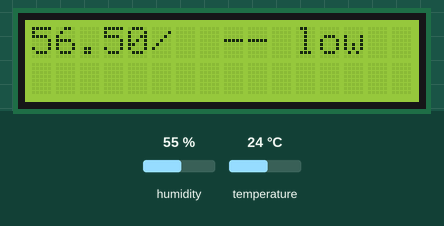
This sketch was run on a simulated Arduino Uno, built with avr-gcc and run on an emulated ATmega328P. Shown: 16×2 character LCD. Inputs (shaded band) come from the test bench; at power-on: temperature 24 °C, humidity 55 %.

Above: at 1.2 s.
1.3 s: temperature set to 41 °C
At 2.5 s:
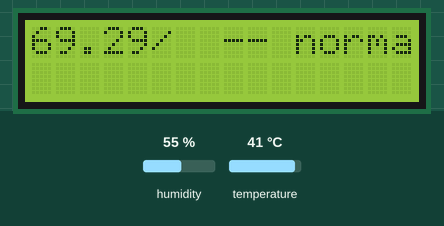
4.0 s: humidity set to 22 %
At 5.5 s:
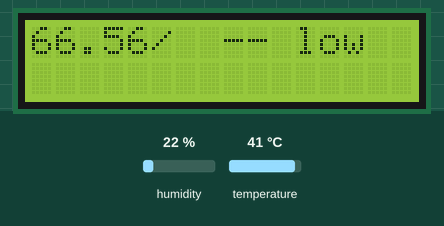
6.7 s: humidity set to 40 %
At 9.2 s:
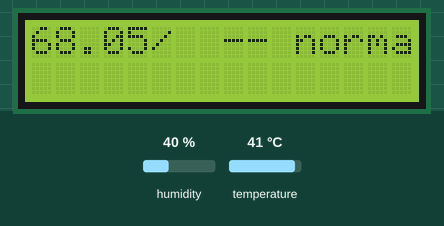
9.7 s: temperature set to 12 °C
At 11.0 s:
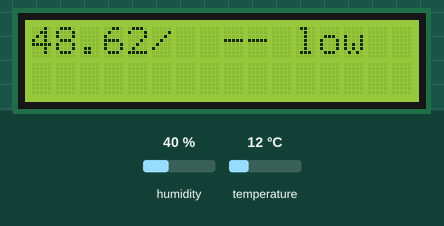
Timing chart, 0 to 12.7 s (numbered marks = the images above; inputs shaded):
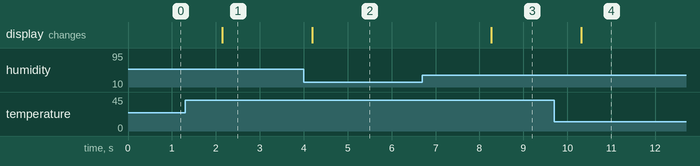

Measured:
- after the input at 1.3 s, the display: changes after 0.85 s (image 1)
- after the input at 4.0 s, the display: changes after 0.19 s (image 2)
- after the input at 6.7 s, the display: changes after 1.6 s (image 3)
- after the input at 9.7 s, the display: changes after 0.61 s (image 4)

The sketch:

discomfort_quiz_181207.ino
```cpp
#include <dht11.h>
#include <Wire.h>
#include <LiquidCrystal_I2C.h>

LiquidCrystal_I2C lcd(0x27, 16, 2);
int DHT11PIN = A1;            //Signal 이 연결된 아두이노의 핀번호

dht11 DHT11;
float temper;
float humid;
float now;
float temp1, temp2;
void setup()
{
  Serial.begin(9600);  //시리얼 통신속도 설정
  lcd.begin();
  lcd.backlight();
}

void loop()
{
  int chk = DHT11.read(DHT11PIN);
  temper = DHT11.temperature;
  humid = DHT11.humidity;
  temp1 = 9/5*temper;
  temp2 = 0.55 * (1 - humid/100)*(temp1-26);
  now = temp1-temp2+32;

  lcd.clear();

  lcd.print(now);
  lcd.print("/ ");
  if(now >= 80){
    lcd.print(" -- very high " );
  }else if(now >= 75){
    lcd.print(" -- high " );
  }else if(now >= 68){
    lcd.print(" -- normal " );
  }else{
    lcd.print(" -- low " );
  }

  delay(2000);
}
```
